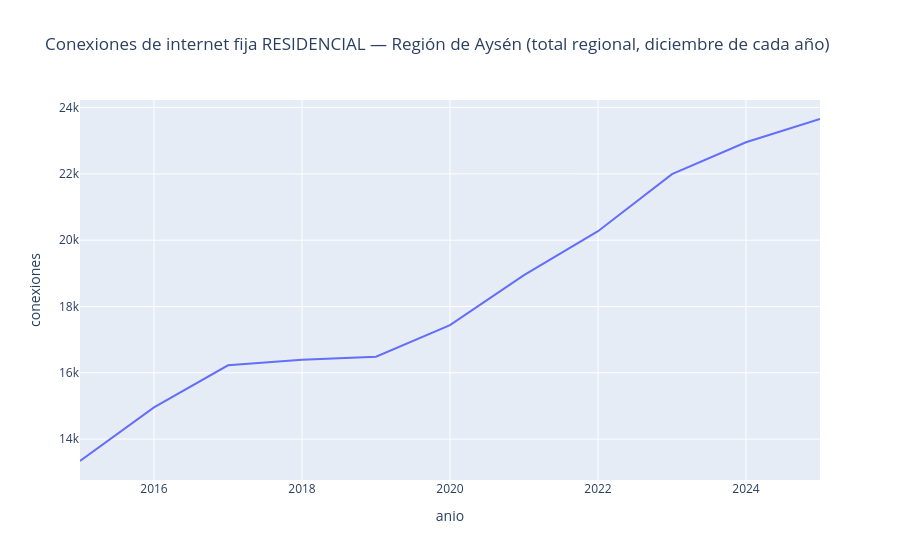

Write notebook code for a chart like this one.
### Markdown cell above
## 5. Exploración visual

### Code cell
# Total regional por año (diciembre de cada año, como corte representativo)
anual = df_largo[df_largo['mes'] == 'Dic'].groupby('anio', as_index=False)['conexiones'].sum()

fig = px.line(anual, x='anio', y='conexiones',
              title='Conexiones de internet fija RESIDENCIAL — Región de Aysén (total regional, diciembre de cada año)')
fig.show()

### Figure 1 — Plotly figure (JSON) as saved in the notebook; plotly's stock layout.template omitted (floating-point values rounded to 4 significant figures)
{"data": [{"hovertemplate": "anio=%{x}<br>conexiones=%{y}<extra></extra>", "legendgroup": "", "line": {"color": "#636efa", "dash": "solid"}, "marker": {"symbol": "circle"}, "mode": "lines", "name": "", "orientation": "v", "showlegend": false, "type": "scatter", "x": [2015, 2016, 2017, 2018, 2019, 2020, 2021, 2022, 2023, 2024, 2025], "xaxis": "x", "y": [13340.0, 14960.0, 16230.0, 16390.0, 16480.0, 17440.0, 18950.0, 20270.0, 21990.0, 22950.0, 23660.0], "yaxis": "y"}], "layout": {"legend": {"tracegroupgap": 0}, "title": {"text": "Conexiones de internet fija RESIDENCIAL — Región de Aysén (total regional, diciembre de cada año)"}, "xaxis": {"anchor": "y", "domain": [0, 1], "title": {"text": "anio"}}, "yaxis": {"anchor": "x", "domain": [0, 1], "title": {"text": "conexiones"}}}}
